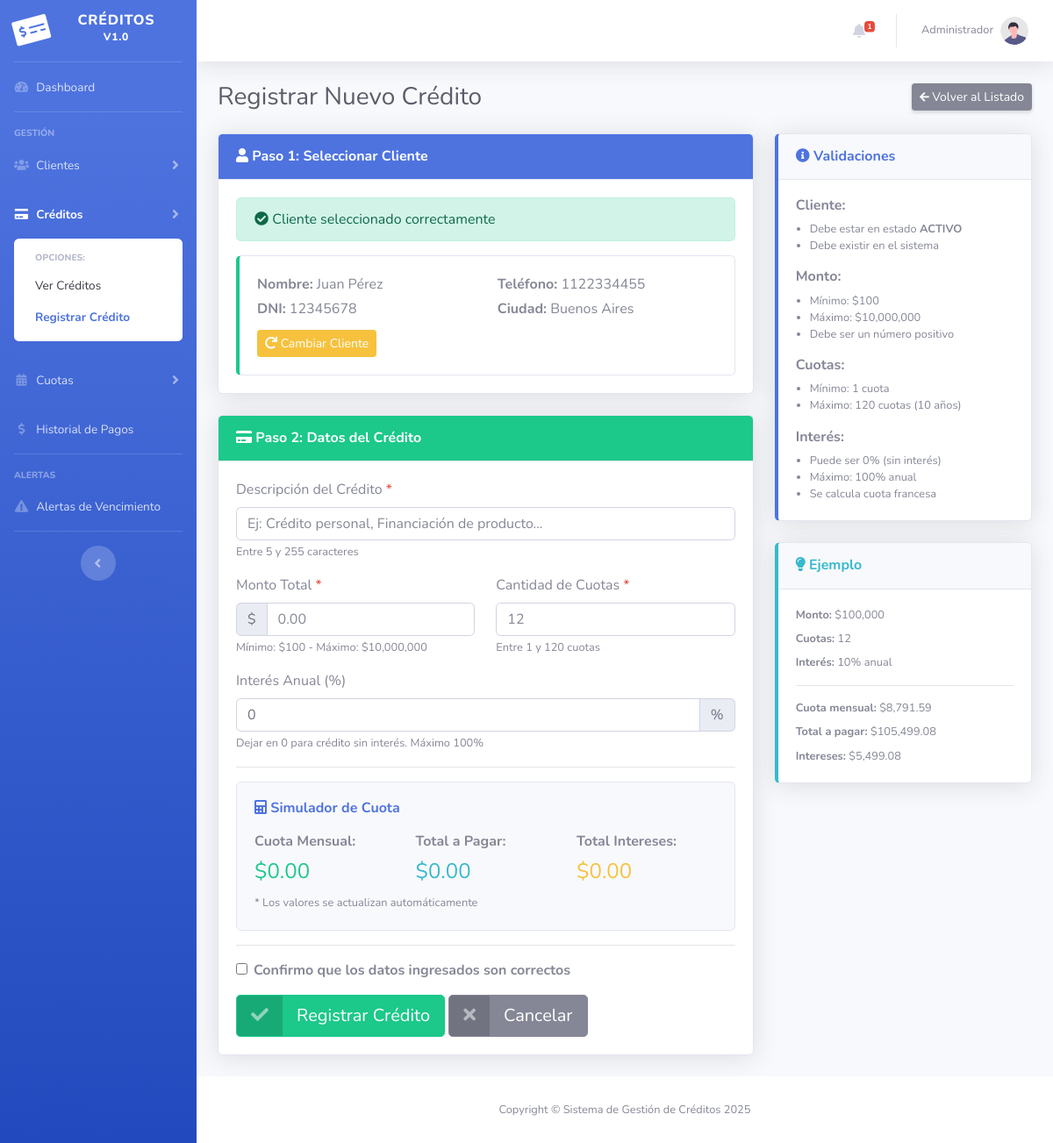
Page /creditos/registrar_credito.php?id_cliente=1 on the earlier database version.
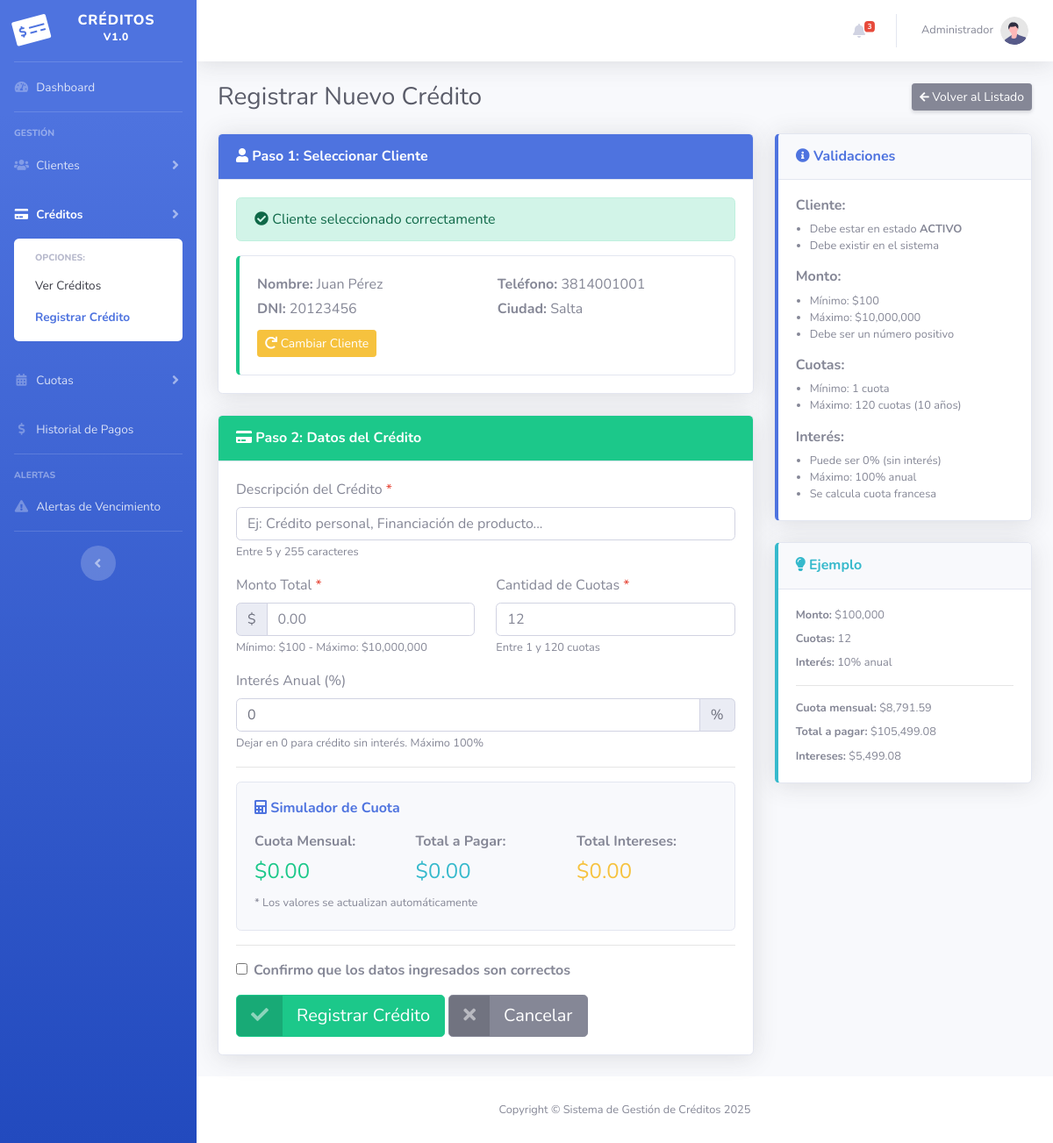
Same page on the later database version.
### tables this page shows
CREATE TABLE clientes (
    id_cliente INT AUTO_INCREMENT PRIMARY KEY,
    nombre VARCHAR(100) NOT NULL,
    apellido VARCHAR(100) NOT NULL,
    dni VARCHAR(20) UNIQUE NOT NULL,
    telefono VARCHAR(20),
    direccion VARCHAR(255),
    ciudad VARCHAR(100),
    email VARCHAR(100),
    estado ENUM('activo', 'inactivo', 'moroso') DEFAULT 'activo',
    fecha_registro DATETIME DEFAULT CURRENT_TIMESTAMP
);

### creditos/registrar_credito.php (the view, shortened to what the changed rows need)
<?php
include '../conexion.php';
$base_url = '../';
$cliente_seleccionado = null;
if (isset($_GET['id_cliente'])) {
    $id_cliente_get = intval($_GET['id_cliente']);
    if ($id_cliente_get > 0) {
        $stmt = $conn->prepare("SELECT * FROM clientes WHERE id_cliente = ? AND estado = 'activo'");
        $stmt->bind_param("i", $id_cliente_get);
        $stmt->execute();
        $cliente_seleccionado = $stmt->get_result()->fetch_assoc();
    }
}
include '../includes/header.php';
?>
<div class="d-sm-flex align-items-center justify-content-between mb-4">
    <h1 class="h3 mb-0 text-gray-800">Registrar Nuevo Crédito</h1>
</div>
<div class="row">
    <div class="col-lg-8">
        <div class="card shadow mb-4">
            <div class="card-body">
                <?php if (!$cliente_seleccionado): ?>
                <div class="alert alert-info">
                    <i class="fas fa-info-circle"></i>
                    Busque y seleccione un cliente <strong>ACTIVO</strong> para asignarle el crédito
                </div>
                <form method="GET" action="" id="formBuscarCliente">
                    <div class="form-group">
                        <label for="buscar_cliente">Buscar Cliente:</label>
                        <input type="text"
                               class="form-control"
                               id="buscar_cliente"
                               placeholder="Ingrese nombre, apellido o DNI del cliente..."
                               autocomplete="off"
                               minlength="2">
                        <small class="form-text text-muted">Mínimo 2 caracteres para buscar</small>
                    </div>
                    <div id="resultados_busqueda"></div>
                </form>
                <?php else: ?>
                <div class="alert alert-success">
                    <i class="fas fa-check-circle"></i>
                    Cliente seleccionado correctamente
                </div>
                <div class="card border-left-success">
                    <div class="card-body">
                        <div class="row">
                            <div class="col-md-6">
                                <p class="mb-1"><strong>Nombre:</strong> <?php echo htmlspecialchars($cliente_seleccionado['nombre'] . ' ' . $cliente_seleccionado['apellido']); ?></p>
                                <p class="mb-1"><strong>DNI:</strong> <?php echo htmlspecialchars($cliente_seleccionado['dni']); ?></p>
                            </div>
                            <div class="col-md-6">
                                <p class="mb-1"><strong>Teléfono:</strong> <?php echo htmlspecialchars($cliente_seleccionado['telefono'] ?: 'No registrado'); ?></p>
                                <p class="mb-1"><strong>Ciudad:</strong> <?php echo htmlspecialchars($cliente_seleccionado['ciudad'] ?: 'No registrada'); ?></p>
                            </div>
                        </div>
                        <div class="mt-2">
                            <a href="registrar_credito.php" class="btn btn-sm btn-warning">
                                <i class="fas fa-redo"></i> Cambiar Cliente
                            </a>
                        </div>
                    </div>
                </div>
                <?php endif; ?>
            </div>
        </div>
    </div>
</div>
<?php
include '../includes/footer.php';
?>

### includes/header.php (shortened to what the changed rows need)
<!DOCTYPE html>
<html lang="es">
<head>
    <link href="<?php echo $base_url; ?>vendor/fontawesome-free/css/all.min.css" rel="stylesheet" type="text/css">
    <link href="<?php echo $base_url; ?>css/sb-admin-2.min.css" rel="stylesheet">
</head>
<body id="page-top">
    <div id="wrapper">
        <div id="content-wrapper" class="d-flex flex-column">
            <div id="content">
                <nav class="navbar navbar-expand navbar-light bg-white topbar mb-4 static-top shadow">
                    <ul class="navbar-nav ml-auto">
                        <li class="nav-item dropdown no-arrow mx-1">
                            <a class="nav-link dropdown-toggle" href="#" id="alertsDropdown" role="button" data-toggle="dropdown">
                                <i class="fas fa-bell fa-fw"></i>
                                <?php
                                $creditos_morosos_count = $conn->query("SELECT COUNT(*) as total FROM creditos WHERE estado = 'moroso'")->fetch_assoc()['total'];
                                if ($creditos_morosos_count > 0):
                                ?>
                                <span class="badge badge-danger badge-counter"><?php echo $creditos_morosos_count; ?></span>
                                <?php endif; ?>
                            </a>
                        </li>
                    </ul>
                </nav>
                <div class="container-fluid">

Differences in the rows shown:
changed clientes "Juan Pérez": dni "12345678" → "20123456"; telefono "1122334455" → "3814001001"; ciudad "Buenos Aires" → "Salta"
Other differences:
$creditos_morosos_count: "1" → "3"
